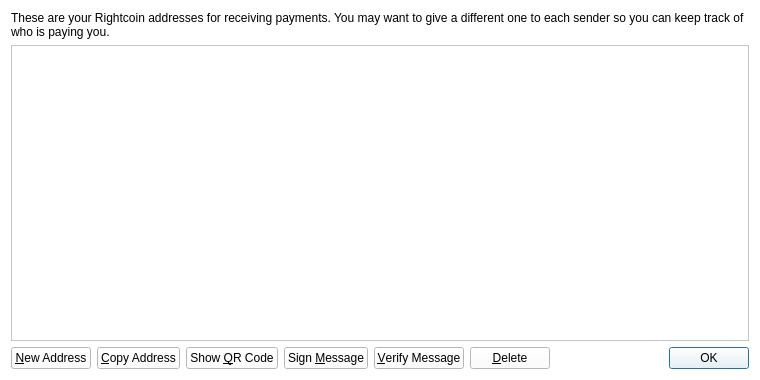
<?xml version="1.0" encoding="UTF-8"?>
<ui version="4.0">
 <class>AddressBookPage</class>
 <widget class="QWidget" name="AddressBookPage">
  <property name="geometry">
   <rect>
    <x>0</x>
    <y>0</y>
    <width>760</width>
    <height>380</height>
   </rect>
  </property>
  <property name="windowTitle">
   <string>Address Book</string>
  </property>
  <property name="styleSheet">
   <string notr="true">background-color: rgb(255, 255, 255);</string>
  </property>
  <layout class="QVBoxLayout" name="verticalLayout">
   <item>
    <widget class="QLabel" name="labelExplanation">
     <property name="text">
      <string>These are your Rightcoin addresses for receiving payments. You may want to give a different one to each sender so you can keep track of who is paying you.</string>
     </property>
     <property name="textFormat">
      <enum>Qt::PlainText</enum>
     </property>
     <property name="wordWrap">
      <bool>true</bool>
     </property>
    </widget>
   </item>
   <item>
    <widget class="QTableView" name="tableView">
     <property name="contextMenuPolicy">
      <enum>Qt::CustomContextMenu</enum>
     </property>
     <property name="toolTip">
      <string>Double-click to edit address or label</string>
     </property>
     <property name="tabKeyNavigation">
      <bool>false</bool>
     </property>
     <property name="alternatingRowColors">
      <bool>true</bool>
     </property>
     <property name="selectionMode">
      <enum>QAbstractItemView::SingleSelection</enum>
     </property>
     <property name="selectionBehavior">
      <enum>QAbstractItemView::SelectRows</enum>
     </property>
     <property name="sortingEnabled">
      <bool>true</bool>
     </property>
     <attribute name="verticalHeaderVisible">
      <bool>false</bool>
     </attribute>
    </widget>
   </item>
   <item>
    <layout class="QHBoxLayout" name="horizontalLayout">
     <item>
      <widget class="QPushButton" name="newAddressButton">
       <property name="toolTip">
        <string>Create a new address</string>
       </property>
       <property name="text">
        <string>&amp;New Address</string>
       </property>
       <property name="icon">
        <iconset resource="../bitcoin.qrc">
         <normaloff>:/icons/add</normaloff>:/icons/add</iconset>
       </property>
      </widget>
     </item>
     <item>
      <widget class="QPushButton" name="copyToClipboard">
       <property name="toolTip">
        <string>Copy the currently selected address to the system clipboard</string>
       </property>
       <property name="text">
        <string>&amp;Copy Address</string>
       </property>
       <property name="icon">
        <iconset resource="../bitcoin.qrc">
         <normaloff>:/icons/editcopy</normaloff>:/icons/editcopy</iconset>
       </property>
      </widget>
     </item>
     <item>
      <widget class="QPushButton" name="showQRCode">
       <property name="text">
        <string>Show &amp;QR Code</string>
       </property>
       <property name="icon">
        <iconset resource="../bitcoin.qrc">
         <normaloff>:/icons/qrcode</normaloff>:/icons/qrcode</iconset>
       </property>
      </widget>
     </item>
     <item>
      <widget class="QPushButton" name="signMessage">
       <property name="toolTip">
        <string>Sign a message to prove you own a Rightcoin address</string>
       </property>
       <property name="text">
        <string>Sign &amp;Message</string>
       </property>
       <property name="icon">
        <iconset resource="../bitcoin.qrc">
         <normaloff>:/icons/edit</normaloff>:/icons/edit</iconset>
       </property>
      </widget>
     </item>
     <item>
      <widget class="QPushButton" name="verifyMessage">
       <property name="toolTip">
        <string>Verify a message to ensure it was signed with a specified Rightcoin address</string>
       </property>
       <property name="text">
        <string>&amp;Verify Message</string>
       </property>
       <property name="icon">
        <iconset resource="../bitcoin.qrc">
         <normaloff>:/icons/transaction_0</normaloff>:/icons/transaction_0</iconset>
       </property>
      </widget>
     </item>
     <item>
      <widget class="QPushButton" name="deleteButton">
       <property name="toolTip">
        <string>Delete the currently selected address from the list</string>
       </property>
       <property name="text">
        <string>&amp;Delete</string>
       </property>
       <property name="icon">
        <iconset resource="../bitcoin.qrc">
         <normaloff>:/icons/remove</normaloff>:/icons/remove</iconset>
       </property>
      </widget>
     </item>
     <item>
      <spacer name="horizontalSpacer">
       <property name="orientation">
        <enum>Qt::Horizontal</enum>
       </property>
       <property name="sizeHint" stdset="0">
        <size>
         <width>40</width>
         <height>20</height>
        </size>
       </property>
      </spacer>
     </item>
     <item>
      <widget class="QDialogButtonBox" name="buttonBox">
       <property name="sizePolicy">
        <sizepolicy hsizetype="Maximum" vsizetype="Fixed">
         <horstretch>0</horstretch>
         <verstretch>0</verstretch>
        </sizepolicy>
       </property>
       <property name="standardButtons">
        <set>QDialogButtonBox::Ok</set>
       </property>
      </widget>
     </item>
    </layout>
   </item>
  </layout>
 </widget>
 <resources>
  <include location="../bitcoin.qrc"/>
 </resources>
 <connections/>
</ui>
